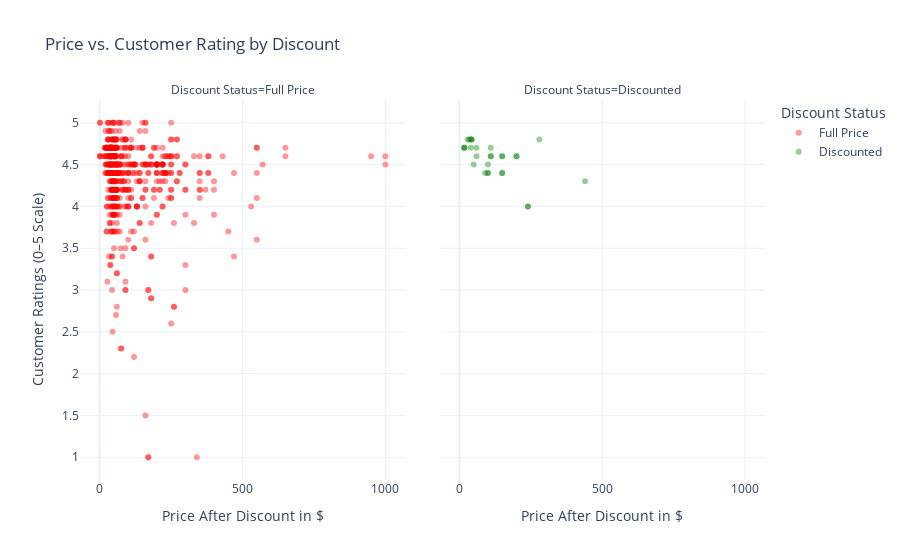

Notebook code cell kept with this figure:
### Code cell
fig = px.scatter(
    df,
    x="Price",  
    y="Rating",
    color="Discount Status",
    facet_col="Discount Status",
    facet_col_spacing=0.05,
    opacity=0.4,
    template="plotly_white",
    color_discrete_map={"Discounted": "green", "Full Price": "red"},
    hover_data=["Title", "Price", "Rating"],
    title="Price vs. Customer Rating by Discount"
)

fig.update_layout(height=600, yaxis_range=[0, 5])
fig.update_xaxes(matches='x', title_text="Price After Discount in $")
fig.for_each_yaxis(lambda y: y.update(title_text=""))
fig.layout.yaxis.title = "Customer Ratings (0–5 Scale)"

fig.show()

### Figure 1 — Plotly figure (JSON) as saved in the notebook; plotly's stock layout.template omitted (floating-point values rounded to 4 significant figures; data arrays with more than 128 entries replaced by an {"elided": "..."} marker saying what was removed)
{"data": [{"customdata": {"elided": "579x1 str values"}, "hovertemplate": "Discount Status=Full Price<br>Price=%{x}<br>Rating=%{y}<br>Title=%{customdata[0]}<extra></extra>", "legendgroup": "Full Price", "marker": {"color": "red", "opacity": 0.4, "symbol": "circle"}, "mode": "markers", "name": "Full Price", "orientation": "v", "showlegend": true, "type": "scatter", "x": {"elided": "579 float values"}, "xaxis": "x", "y": {"elided": "579 float values"}, "yaxis": "y"}, {"customdata": [["Pulp & Press Organic Cold-Pressed Wellness Shot Pack, 48-pack"], ["Kirkland Signature Bottled Water 16.9 fl oz, 40-count, 48 Case Pallet"], ["Pulp and Press 3-Day Organic Cold Pressed Juice Cleanse"], ["NuTrail Keto Nut Granola Blueberry Cinnamon 2-Pack (22 oz each)"], ["Nellie’s Laundry Soda, 400 Loads"], ["Scotch-Brite Lint Roller, 95-count, 5-pack"], ["San Francisco French Roast Whole Bean Coffee 3 lb, 2-pack"], ["Tsar Nicoulai Baerii Caviar 2 oz. Gift Set"], ["Plaza Osetra Farmed Bulgarian Sturgeon Caviar 2 oz, 3-pack"], ["Tsar Nicoulai Estate White Sturgeon Caviar 4.4 oz"], ["Plaza Osetra Farmed Bulgarian Sturgeon Caviar 2 oz, 3-pack"], ["Dewey’s Bakery Celebration Gift Box"], ["Tsar Nicoulai Estate White Sturgeon Caviar 4.4 oz"], ["Tsar Nicoulai Baerii Caviar 2 oz. Gift Set"], ["Kirkland Signature Super B-Complex with Electrolytes, 500 Tablets"], ["Nellie’s Laundry Soda, 400 Loads"], ["Scotch-Brite Lint Roller, 95-count, 5-pack"], ["Ahi Tuna Individual Vacuum Packed Portion (26-27/6 Oz. Per Portion), 26-27 Total Packs, 10 Lbs. Total Case"], ["Alaska Home Pack Frozen Sea Cucumber - 3 Packs, 7 Lbs. Total"], ["Northfork Ground Bison - (10/1 Lb. Per Pack), 10 Total Packs, 10 Lbs. Total"], ["Northfork Elk Burger (30/5.33 Oz Per Burger), 10 Total Packs, 30-Count"], ["Kansas City Steak Company USDA Choice Combo Pack (4 Strips, 4 Filet Mignon, 4 Ribeyes), 12 Total Packs, 11.5 Lbs. Total"], ["Northfork Bison Burger (30/5.33 Oz Per Burger), 10 Total Packs, 30-Count"], ["Manuka Health UMF 20+ (MGO 850+) Raw Manuka Honey 8.8 oz"], ["Full Thread Greek Saffron 14 Gram Jar"], ["Ahi Tuna Individual Vacuum Packed Portion (26-27/6 Oz. Per Portion), 26-27 Total Packs, 10 Lbs. Total Case"], ["Alaska Home Pack Frozen Sea Cucumber - 3 Packs, 7 Lbs. Total"], ["G2G 3-pack Peanut Butter Chocolate Chip Protein Bars 24-count"], ["G2G 3-pack Peanut Butter Coconut Chocolate Protein Bars 24-count"]], "hovertemplate": "Discount Status=Discounted<br>Price=%{x}<br>Rating=%{y}<br>Title=%{customdata[0]}<extra></extra>", "legendgroup": "Discounted", "marker": {"color": "green", "opacity": 0.4, "symbol": "circle"}, "mode": "markers", "name": "Discounted", "orientation": "v", "showlegend": true, "type": "scatter", "x": [99.99, 440.0, 89.99, 28.99, 42.99, 17.89, 34.99, 99.99, 200.0, 150.0, 200.0, 49.99, 150.0, 99.99, 15.99, 42.99, 17.89, 150.0, 240.0, 110.0, 110.0, 280.0, 110.0, 59.99, 59.99, 150.0, 240.0, 39.99, 39.99], "xaxis": "x2", "y": [4.5, 4.3, 4.4, 4.8, 4.8, 4.7, 4.8, 4.4, 4.6, 4.4, 4.6, 4.5, 4.4, 4.4, 4.7, 4.8, 4.7, 4.6, 4, 4.7, 4.6, 4.8, 4.6, 4.6, 4.7, 4.6, 4, 4.7, 4.8], "yaxis": "y2"}], "layout": {"annotations": [{"font": {}, "showarrow": false, "text": "Discount Status=Full Price", "x": 0.2375, "xanchor": "center", "xref": "paper", "y": 1, "yanchor": "bottom", "yref": "paper"}, {"font": {}, "showarrow": false, "text": "Discount Status=Discounted", "x": 0.7625, "xanchor": "center", "xref": "paper", "y": 1, "yanchor": "bottom", "yref": "paper"}], "autosize": true, "legend": {"title": {"text": "Discount Status"}, "tracegroupgap": 0}, "title": {"text": "Price vs. Customer Rating by Discount"}, "xaxis": {"anchor": "y", "autorange": true, "domain": [0, 0.475], "matches": "x", "range": [-67.07, 1068.0], "title": {"text": "Price After Discount in $"}, "type": "linear"}, "xaxis2": {"anchor": "y2", "autorange": true, "domain": [0.525, 1], "matches": "x", "range": [-67.07, 1068.0], "title": {"text": "Price After Discount in $"}, "type": "linear"}, "yaxis": {"anchor": "x", "autorange": true, "domain": [0, 1], "range": [0.7328, 5.267], "title": {"text": "Customer Ratings (0–5 Scale)"}, "type": "linear"}, "yaxis2": {"anchor": "x2", "autorange": true, "domain": [0, 1], "matches": "y", "range": [0.7328, 5.267], "showticklabels": false, "title": {"text": ""}, "type": "linear"}}}
